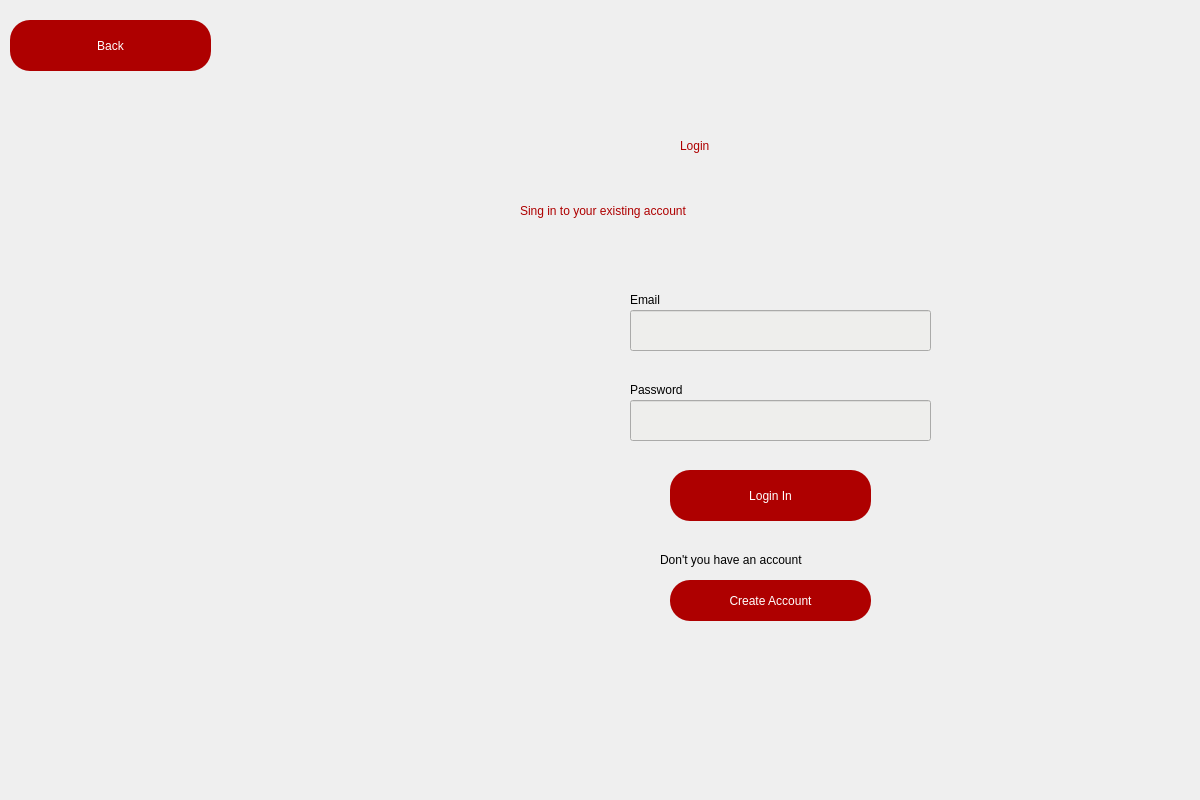
<?xml version="1.0" encoding="UTF-8"?>
<ui version="4.0">
 <class>Dialog</class>
 <widget class="QDialog" name="Dialog">
  <property name="geometry">
   <rect>
    <x>0</x>
    <y>0</y>
    <width>1200</width>
    <height>800</height>
   </rect>
  </property>
  <property name="windowTitle">
   <string>Dialog</string>
  </property>
  <widget class="QLabel" name="label_2">
   <property name="geometry">
    <rect>
     <x>520</x>
     <y>190</y>
     <width>581</width>
     <height>41</height>
    </rect>
   </property>
   <property name="styleSheet">
    <string notr="true">font: 16pt &quot;DejaVu Sans&quot;;color:rgb(174,0,0)</string>
   </property>
   <property name="text">
    <string>Sing in to your existing account</string>
   </property>
  </widget>
  <widget class="QLabel" name="label">
   <property name="geometry">
    <rect>
     <x>680</x>
     <y>100</y>
     <width>291</width>
     <height>91</height>
    </rect>
   </property>
   <property name="styleSheet">
    <string notr="true">font: 36pt &quot;DejaVu Sans&quot;; color:rgb(174,0,0)</string>
   </property>
   <property name="text">
    <string>Login</string>
   </property>
  </widget>
  <widget class="QPushButton" name="ph_login">
   <property name="geometry">
    <rect>
     <x>670</x>
     <y>470</y>
     <width>201</width>
     <height>51</height>
    </rect>
   </property>
   <property name="styleSheet">
    <string notr="true">border-radius:20px;
font: 12pt &quot;DejaVu Sans&quot;;color:rgb(255, 255, 255);
background-color:rgb(174,0,0);</string>
   </property>
   <property name="text">
    <string>Login In</string>
   </property>
  </widget>
  <widget class="QLabel" name="label_3">
   <property name="geometry">
    <rect>
     <x>630</x>
     <y>290</y>
     <width>121</width>
     <height>19</height>
    </rect>
   </property>
   <property name="styleSheet">
    <string notr="true">font: 12pt &quot;DejaVu Sans&quot;;</string>
   </property>
   <property name="text">
    <string>Email</string>
   </property>
  </widget>
  <widget class="QLineEdit" name="ln_email">
   <property name="geometry">
    <rect>
     <x>630</x>
     <y>310</y>
     <width>301</width>
     <height>41</height>
    </rect>
   </property>
   <property name="styleSheet">
    <string notr="true">background-color:rgb(238, 238, 236);
font: 12pt &quot;DejaVu Sans&quot;;</string>
   </property>
  </widget>
  <widget class="QLineEdit" name="ln_passwd">
   <property name="geometry">
    <rect>
     <x>630</x>
     <y>400</y>
     <width>301</width>
     <height>41</height>
    </rect>
   </property>
   <property name="styleSheet">
    <string notr="true">background-color:rgb(238, 238, 236);
font: 12pt &quot;DejaVu Sans&quot;;</string>
   </property>
  </widget>
  <widget class="QLabel" name="label_4">
   <property name="geometry">
    <rect>
     <x>630</x>
     <y>380</y>
     <width>141</width>
     <height>19</height>
    </rect>
   </property>
   <property name="styleSheet">
    <string notr="true">font: 12pt &quot;DejaVu Sans&quot;;</string>
   </property>
   <property name="text">
    <string>Password</string>
   </property>
  </widget>
  <widget class="QLabel" name="mesaj">
   <property name="geometry">
    <rect>
     <x>660</x>
     <y>240</y>
     <width>201</width>
     <height>31</height>
    </rect>
   </property>
   <property name="styleSheet">
    <string notr="true">color:rgb(239, 41, 41)</string>
   </property>
   <property name="text">
    <string/>
   </property>
  </widget>
  <widget class="QPushButton" name="createAccount">
   <property name="geometry">
    <rect>
     <x>670</x>
     <y>580</y>
     <width>201</width>
     <height>41</height>
    </rect>
   </property>
   <property name="styleSheet">
    <string notr="true">border-radius:20px;
font: 12pt &quot;DejaVu Sans&quot;;color:rgb(255, 255, 255);
background-color:rgb(174,0,0);</string>
   </property>
   <property name="text">
    <string>Create Account</string>
   </property>
  </widget>
  <widget class="QLabel" name="label_5">
   <property name="geometry">
    <rect>
     <x>660</x>
     <y>550</y>
     <width>221</width>
     <height>19</height>
    </rect>
   </property>
   <property name="text">
    <string>Don't you have an account</string>
   </property>
  </widget>
  <widget class="QPushButton" name="ph_back">
   <property name="geometry">
    <rect>
     <x>10</x>
     <y>20</y>
     <width>201</width>
     <height>51</height>
    </rect>
   </property>
   <property name="styleSheet">
    <string notr="true">border-radius:20px;
font: 12pt &quot;DejaVu Sans&quot;;color:rgb(255, 255, 255);
background-color:rgb(174,0,0);</string>
   </property>
   <property name="text">
    <string>Back</string>
   </property>
  </widget>
 </widget>
 <resources/>
 <connections/>
</ui>
